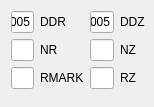
             <widget class="QWidget" name="meshPage">
              <property name="geometry">
               <rect>
                <x>0</x>
                <y>0</y>
                <width>154</width>
                <height>107</height>
               </rect>
              </property>
              <attribute name="label">
               <string>Mesh</string>
              </attribute>
              <attribute name="toolTip">
               <string>Mesh settings (m)</string>
              </attribute>
              <layout class="QVBoxLayout" name="verticalLayout_10">
               <property name="rightMargin">
                <number>9</number>
               </property>
               <item>
                <layout class="QGridLayout" name="gridLayout_3">
                 <item row="1" column="1">
                  <widget class="QLabel" name="label_5">
                   <property name="text">
                    <string>NR</string>
                   </property>
                  </widget>
                 </item>
                 <item row="1" column="0">
                  <widget class="QLineEdit" name="NR">
                   <property name="toolTip">
                    <string>Number of mesh lines in the r-direction.
NR=(Total radius of the structure)/DDR+1.
If this input method is chosen, only one mesh size can be
used in the r-direction.</string>
                   </property>
                   <property name="maxLength">
                    <number>100</number>
                   </property>
                  </widget>
                 </item>
                 <item row="0" column="0">
                  <widget class="QLineEdit" name="DDR">
                   <property name="toolTip">
                    <string>[meter] Mesh sizes in the r-direction. This is actually an array.
Different mesh sizes can be used for radial intervals
defined by RMARK. For example, “DDR=0.02, 0.01,
RMARK=0.1, 0.2&quot; means that the mesh sizes are 0.02m
from r=0.0m to r=0.1m, and 0.01m from r=0.1m to
r=0.2m. When more than one mesh sizes are used, the
radial coordinates of their borders are marked by arrows
in a plot of the cavity shape actually used.</string>
                   </property>
                   <property name="text">
                    <string>0.005</string>
                   </property>
                   <property name="maxLength">
                    <number>100</number>
                   </property>
                  </widget>
                 </item>
                 <item row="0" column="1">
                  <widget class="QLabel" name="label_3">
                   <property name="text">
                    <string>DDR</string>
                   </property>
                  </widget>
                 </item>
                 <item row="2" column="0">
                  <widget class="QLineEdit" name="RMARK">
                   <property name="toolTip">
                    <string>[meter] The r coordinates which define intervals where different
radial mesh sizes are applied. Between RMARK(I) and
RMARK(I+1), the radial mesh size is DDR(I). If no
value is specified, RMARK(1) is automatically set to be
the total radius of the structure.</string>
                   </property>
                   <property name="maxLength">
                    <number>100</number>
                   </property>
                  </widget>
                 </item>
                 <item row="2" column="1">
                  <widget class="QLabel" name="label_7">
                   <property name="text">
                    <string>RMARK</string>
                   </property>
                  </widget>
                 </item>
                 <item row="0" column="3">
                  <widget class="QLineEdit" name="DDZ">
                   <property name="toolTip">
                    <string>[meter] Mesh size in the z-direction. Only one mesh size can be
used in the z-direction.</string>
                   </property>
                   <property name="text">
                    <string>0.005</string>
                   </property>
                   <property name="maxLength">
                    <number>100</number>
                   </property>
                  </widget>
                 </item>
                 <item row="0" column="4">
                  <widget class="QLabel" name="label_4">
                   <property name="text">
                    <string>DDZ</string>
                   </property>
                  </widget>
                 </item>
                 <item row="1" column="3">
                  <widget class="QLineEdit" name="NZ">
                   <property name="toolTip">
                    <string>Number of mesh lines in the z direction.
NZ=(Total length of the structure)/DDZ+1.</string>
                   </property>
                   <property name="maxLength">
                    <number>100</number>
                   </property>
                  </widget>
                 </item>
                 <item row="1" column="4">
                  <widget class="QLabel" name="label_6">
                   <property name="text">
                    <string>NZ</string>
                   </property>
                  </widget>
                 </item>
                 <item row="2" column="3">
                  <widget class="QLineEdit" name="RZ">
                   <property name="toolTip">
                    <string>[meter] The values of variables RZi (i=1,100) which may be used
in the subsequent input of the cavity geometry. The values
can be specified either as RZ=v1,v2,...,vn or as
RZ(1)=v1, RZ(2)=v2,...,RZ(n)=vn. If the values
are specified, but not used in the input of the cavity
geometry, they are ignored. One can use -RZi in the
meaning of -vi in the cavity geometry input.</string>
                   </property>
                   <property name="maxLength">
                    <number>100</number>
                   </property>
                  </widget>
                 </item>
                 <item row="2" column="4">
                  <widget class="QLabel" name="label_9">
                   <property name="text">
                    <string>RZ</string>
                   </property>
                  </widget>
                 </item>
                </layout>
               </item>
               <item>
                <spacer name="verticalSpacer_3">
                 <property name="orientation">
                  <enum>Qt::Vertical</enum>
                 </property>
                 <property name="sizeHint" stdset="0">
                  <size>
                   <width>20</width>
                   <height>40</height>
                  </size>
                 </property>
                </spacer>
               </item>
              </layout>
             </widget>
